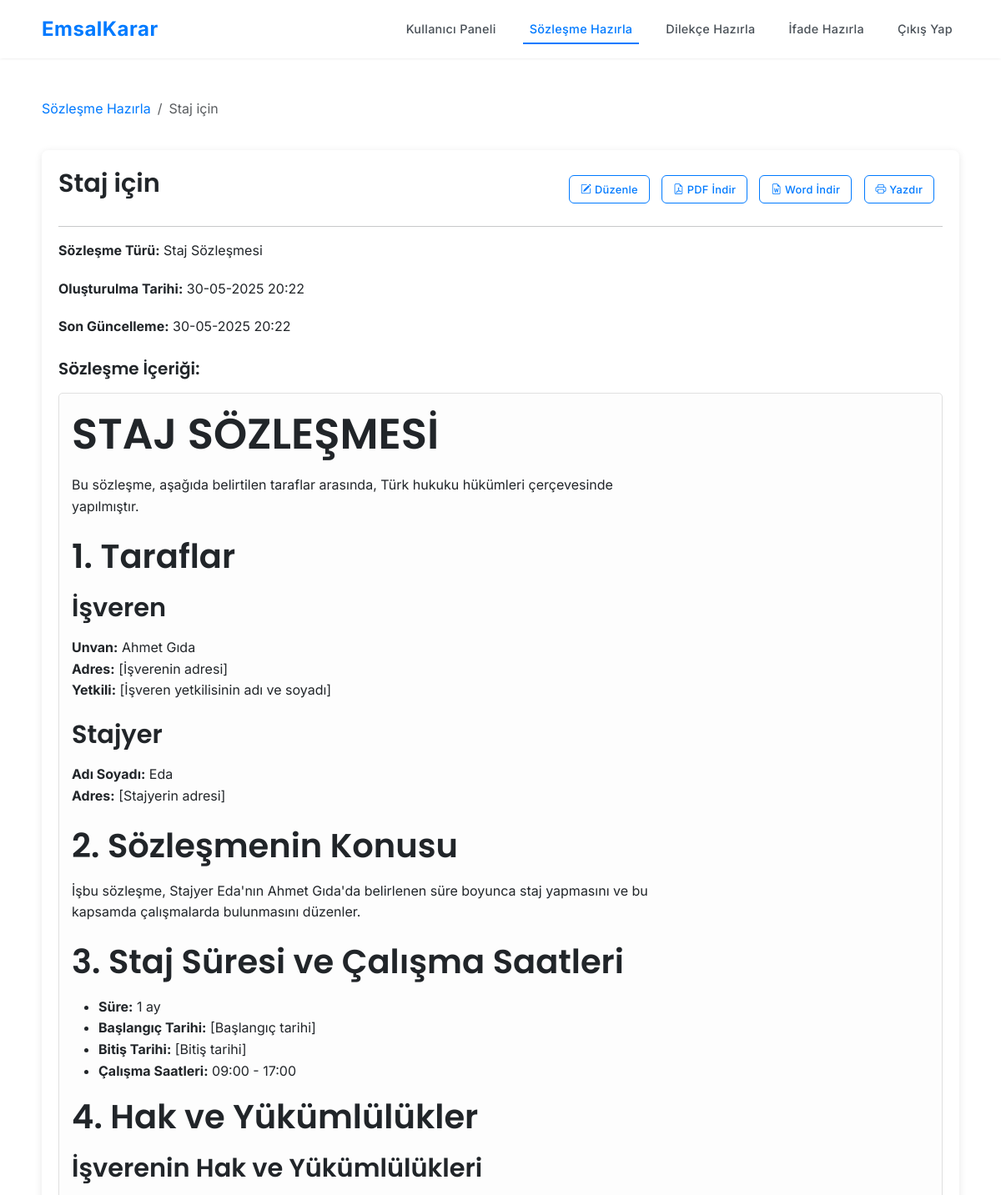
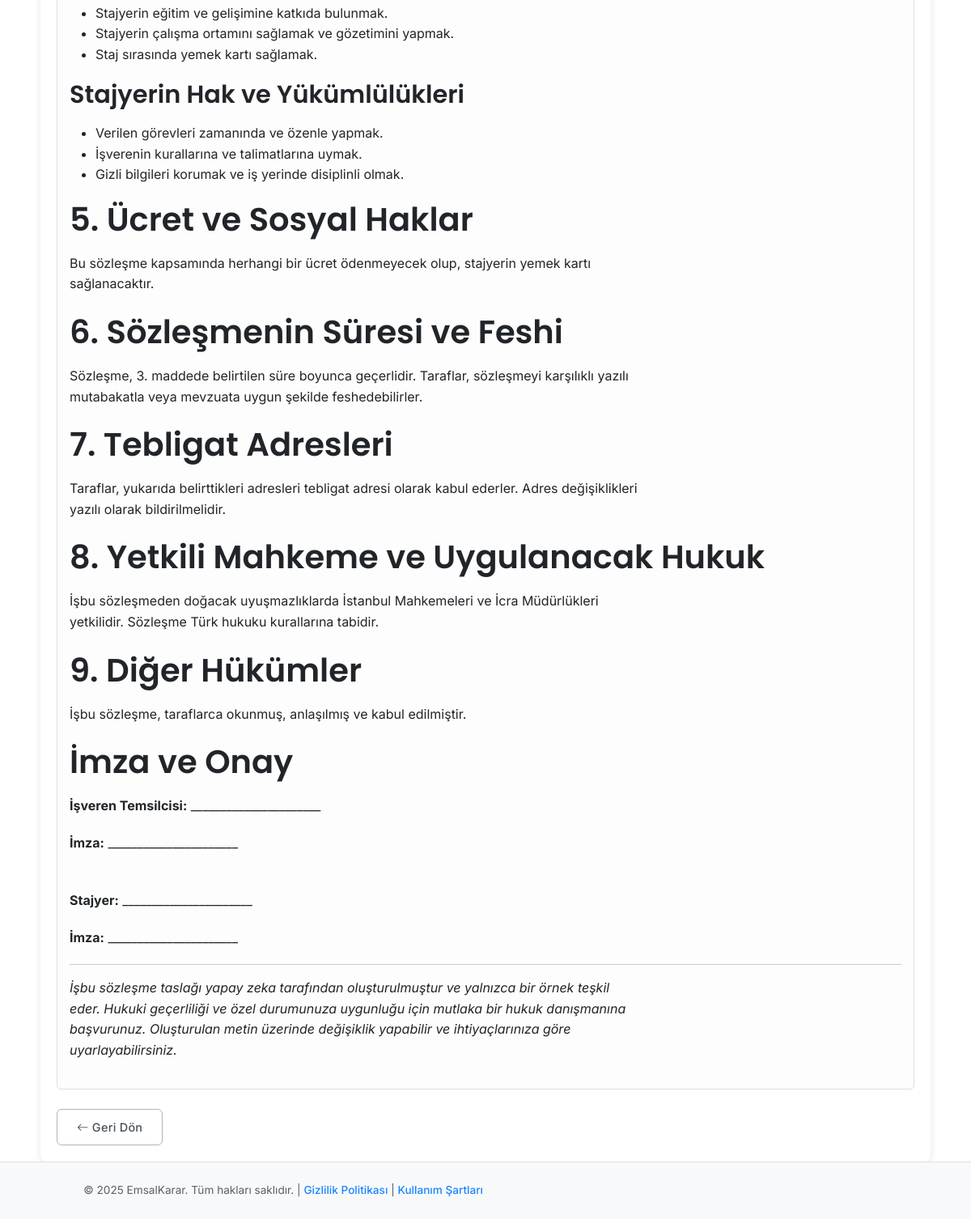
Screenshot of /contract/view/1 (signed in) with the database file from the repository (2 pictures, top to bottom).
### models.py (models this page shows, shortened)
class Contract(db.Model):
    __tablename__ = 'contracts'
    id = db.Column(db.Integer, primary_key=True)
    user_id = db.Column(db.Integer, db.ForeignKey('users.id'), nullable=False, index=True)
    contract_type = db.Column(db.String(100), nullable=False) # e.g., 'is_sozlesmesi', 'kira_sozlesmesi'
    title = db.Column(db.String(255), nullable=True) # User-defined or auto-generated title
    input_data = db.Column(db.JSON, nullable=True) # Stores the form inputs for the contract
    generated_content_html = db.Column(db.Text, nullable=True) # The AI-generated contract text in HTML
    generated_content_text = db.Column(db.Text, nullable=True) # Plain text version, if needed
    created_at = db.Column(db.DateTime, default=datetime.datetime.utcnow, index=True)
    updated_at = db.Column(db.DateTime, default=datetime.datetime.utcnow, onupdate=datetime.datetime.utcnow)
    is_deleted = db.Column(db.Boolean, default=False, nullable=False, index=True)
    deleted_at = db.Column(db.DateTime, nullable=True)
    user = relationship("User", back_populates="contracts")

### contract_routes.py (the view)
@contract_bp.route('/view/<int:contract_id>')
def view_contract(contract_id):
    contract = Contract.query.filter_by(id=contract_id, user_id=current_user.id, is_deleted=False).first_or_404()
    return render_template('contracts/view_contract.html',
                           title=contract.title,
                           contract=contract,
                           CONTRACT_TYPES_DATA=CONTRACT_TYPES_DATA)

### contract_routes.py (called while the page is built)
@contract_bp.before_request
@login_required
def require_login():
    pass

### templates/contracts/view_contract.html (shortened to what this page needs)
{% extends "partials/header.html" %}
{% block head_extra %}
<link rel="stylesheet" href="{{ url_for('static', filename='css/main.css') }}">
{% endblock %}
{% block content %}
<div class="container mt-5">
    <div class="row mb-3">
        <div class="col">
            <nav aria-label="breadcrumb">
                <ol class="breadcrumb">
                    <li class="breadcrumb-item"><a href="{{ url_for('contract.index') }}">Sözleşme Hazırla</a></li>
                    <li class="breadcrumb-item active" aria-current="page">{{ contract.title | default('Sözleşme Detayı') }}</li>
                </ol>
            </nav>
        </div>
    </div>
    <div class="contract-view-container">
        <div class="d-flex justify-content-between align-items-center mb-3">
            <h3>{{ contract.title | default('Sözleşme Detayı') }}</h3>
            <div class="action-buttons">
                <a href="{{ url_for('contract.edit_contract', contract_id=contract.id) }}" class="btn btn-sm btn-outline-primary"><i class="bi bi-pencil-square"></i> Düzenle</a>
                <a href="{{ url_for('contract.export_pdf', contract_id=contract.id) }}" class="btn btn-sm btn-outline-secondary"><i class="bi bi-file-earmark-pdf"></i> PDF İndir</a>
                <a href="{{ url_for('contract.export_docx', contract_id=contract.id) }}" class="btn btn-sm btn-outline-secondary"><i class="bi bi-file-earmark-word"></i> Word İndir</a>
                <button onclick="window.print();" class="btn btn-sm btn-outline-info"><i class="bi bi-printer"></i> Yazdır</button>
            </div>
        </div>
        <hr>
        <p><strong>Sözleşme Türü:</strong> {{ CONTRACT_TYPES_DATA.get(contract.contract_type, {}).get('name', contract.contract_type) }}</p>
        <p><strong>Oluşturulma Tarihi:</strong> {{ contract.created_at.strftime('%d-%m-%Y %H:%M') }}</p>
        {% if contract.updated_at and contract.updated_at != contract.created_at %}
        <p><strong>Son Güncelleme:</strong> {{ contract.updated_at.strftime('%d-%m-%Y %H:%M') }}</p>
        {% endif %}
        <h5 class="mt-4">Sözleşme İçeriği:</h5>
        <div class="contract-content">
            {% if contract.generated_content_html %}
                {{ contract.generated_content_html | safe }}
            {% else %}
                <p class="text-muted">Bu sözleşme için içerik bulunamadı.</p>
            {% endif %}
        </div>
        <div class="mt-4">
            <a href="{{ url_for('contract.index') }}" class="btn btn-secondary"><i class="bi bi-arrow-left"></i> Geri Dön</a>
        </div>
    </div>
</div>
{% endblock %}

### static/css/main.css (style rules this page uses)
:root { --primary-accent: #007AFF; --primary-accent-hover: #0056b3; --secondary-accent: #6c757d; --neutral-white: #FFFFFF; --neutral-lightest: #F8F9FA; --neutral-lighter: #F1F3F5; --neutral-light: #DEE2E6; --neutral-medium: #ADB5BD; --neutral-dark: #495057; --neutral-darkest: #212529; --text-primary: var(--neutral-darkest); --text-secondary: var(--neutral-dark); --text-on-primary-accent: var(--neutral-white); --text-link: var(--primary-accent); --text-link-hover: var(--primary-accent-hover); --bg-main: var(--neutral-white); --bg-content: var(--neutral-lightest); --bg-content-alt: var(--neutral-lighter); --bg-input: var(--neutral-white); --bg-input-focus: var(--neutral-white); --border-color: var(--neutral-light); --border-color-strong: var(--neutral-medium); --border-radius-sm: 4px; --border-radius-md: 6px; --border-radius-lg: 8px; --shadow-xs: 0 1px 2px 0 rgba(0, 0, 0, 0.03); --shadow-sm: 0 1px 3px 0 rgba(0, 0, 0, 0.05), 0 1px 2px -1px rgba(0, 0, 0, 0.05); --shadow-md: 0 4px 6px -1px rgba(0, 0, 0, 0.07), 0 2px 4px -2px rgba(0, 0, 0, 0.07); --shadow-lg: 0 10px 15px -3px rgba(0, 0, 0, 0.07), 0 4px 6px -4px rgba(0, 0, 0, 0.07); --shadow-focus: 0 0 0 0.2rem rgba(0, 122, 255, 0.25); --transition-speed: 0.2s; --font-sans: 'Inter', -apple-system, BlinkMacSystemFont, 'Segoe UI', Roboto, 'Helvetica Neue', Arial, sans-serif; --font-serif: 'Poppins', Georgia, 'Times New Roman', Times, serif; }
*, *::before, *::after { box-sizing: border-box; margin: 0; padding: 0; }
html { scroll-behavior: smooth; font-size: 16px; }
body { font-family: var(--font-sans); color: var(--text-primary); background-color: var(--bg-main); line-height: 1.6; display: flex; flex-direction: column; min-height: 100vh; -webkit-font-smoothing: antialiased; -moz-osx-font-smoothing: grayscale; }
h1, h2, h3, h4, h5, h6 { font-family: var(--font-serif); font-weight: 600; color: var(--text-primary); margin-bottom: 1rem; line-height: 1.3; }
h1 { font-size: clamp(2.5rem, 5vw, 3.2rem); }
h2 { font-size: clamp(2rem, 4vw, 2.5rem); }
h3 { font-size: clamp(1.5rem, 3vw, 1.9rem); }
p { margin-bottom: 1.25rem; max-width: 70ch; }
a { color: var(--text-link); text-decoration: none; transition: color var(--transition-speed) ease, transform var(--transition-speed) ease; }
.container { width: 100%; max-width: 1140px; padding-left: 20px; padding-right: 20px; margin-left: auto; margin-right: auto; }
.btn { padding: 0.65rem 1.5rem; border-radius: var(--border-radius-md); font-weight: 500; transition: all var(--transition-speed) ease; letter-spacing: 0.3px; font-size: 0.9rem; text-transform: none; border: 1px solid var(--primary-accent); cursor: pointer; display: inline-block; text-align: center; vertical-align: middle; user-select: none; background-color: transparent; color: var(--primary-accent); }
.btn-secondary { border-color: var(--neutral-medium); color: var(--text-secondary); background-color: transparent; }
.btn-sm { padding: 0.4rem 0.8rem; font-size: 0.8rem; }

### templates/contracts/view_contract.html (style rules this page uses)
.contract-view-container { background-color: #fff; padding: 20px; border-radius: 8px; box-shadow: 0 2px 10px rgba(0,0,0,0.1); margin-top: 20px; }
.contract-content { border: 1px solid #e0e0e0; padding: 15px; min-height: 300px; background-color: #fdfdfd; border-radius: 5px; overflow-x: auto; }
.action-buttons a, .action-buttons button { margin-right: 10px; }

### rows the page displays
Contract: title "Staj için", get "Staj Sözleşmesi", created_at "30-05-2025 20:22", updated_at "30-05-2025 20:22", generated_content_html "STAJ SÖZLEŞMESİ Bu sözleşme, aşağıda belirtilen taraflar arasında, Türk hukuku hükümleri çerçevesinde yapılmıştır. 1. Taraflar İşveren Unvan: Ahmet Gıda Adres: [İşverenin adresi] Yetkili: [İşveren yetkilisinin adı ve soyadı] Stajyer Adı Soyadı: Eda Adres: [Stajyerin adresi] 2. Sözleşmenin Konusu İşbu sözleşme, Stajyer Eda'nın Ahmet Gıda'da belirlenen süre boyunca staj yapmasını ve bu kapsamda çalışmalarda bulunmasını düzenler. 3. Staj Süresi ve Çalışma Saatleri Süre: 1 ay Başlangıç Tarihi: [Başlangıç tarihi] Bitiş Tarihi: [Bitiş tarihi] Çalışma Saatleri: 09:00 - 17:00 4. Hak ve Yükümlülükler İşverenin Hak ve Yükümlülükleri Stajyerin eğitim ve gelişimine katkıda bulunmak. Stajyerin çalışma…"

### other values shown
{{ now.year if now else '2025' }} "2025"
